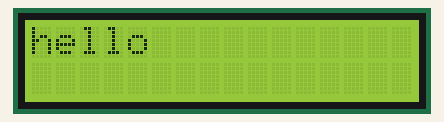
Recording of a sketch running on a simulated Arduino Uno, built with avr-gcc and run on an emulated ATmega328P. On the bench: 16×2 character LCD.

Above: at 0.1 s.
At 1.1 s:
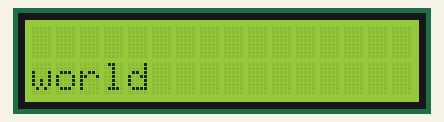

The sketch:

i2c_LCD.ino
```cpp
#include <LiquidCrystal_I2C.h>

// set the LCD number of columns and rows
int lcdColumns = 16;
int lcdRows = 2;

/* Written by xing yuan
 *
 * this code snippet uses I2C LCD to display output of a system
 * need to install LiquidCrystal I2C library by Frank de Brabander befor using
 * https://www.arduino.cc/reference/en/libraries/liquidcrystal-i2c/
 *
 * coded is modified based on studying the example from the 2 source below
 * https://create.arduino.cc/projecthub/Arnov_Sharma_makes/lcd-i2c-tutorial-664e5a
 */

// set LCD address, number of columns and rows
// if you don't know your display address, run an I2C scanner sketch
LiquidCrystal_I2C lcd(0x27, lcdColumns, lcdRows);

void setup(){
  // initialize LCD
  lcd.init();
  // turn on LCD backlight
  lcd.backlight();
}

void loop(){
  // set cursor to first column, first row
  lcd.setCursor(0, 0);
  // print message
  lcd.print("hello");
  delay(1000);
  // clears the display to print new message
  lcd.clear();
  // set cursor to first column, second row
  lcd.setCursor(0,1);
  lcd.print("world");
  delay(1000);
  lcd.clear();
}
```

Measured:
- what the display in image 1 shows lasts 1.0 s, from 1.1 s to 2.1 s
